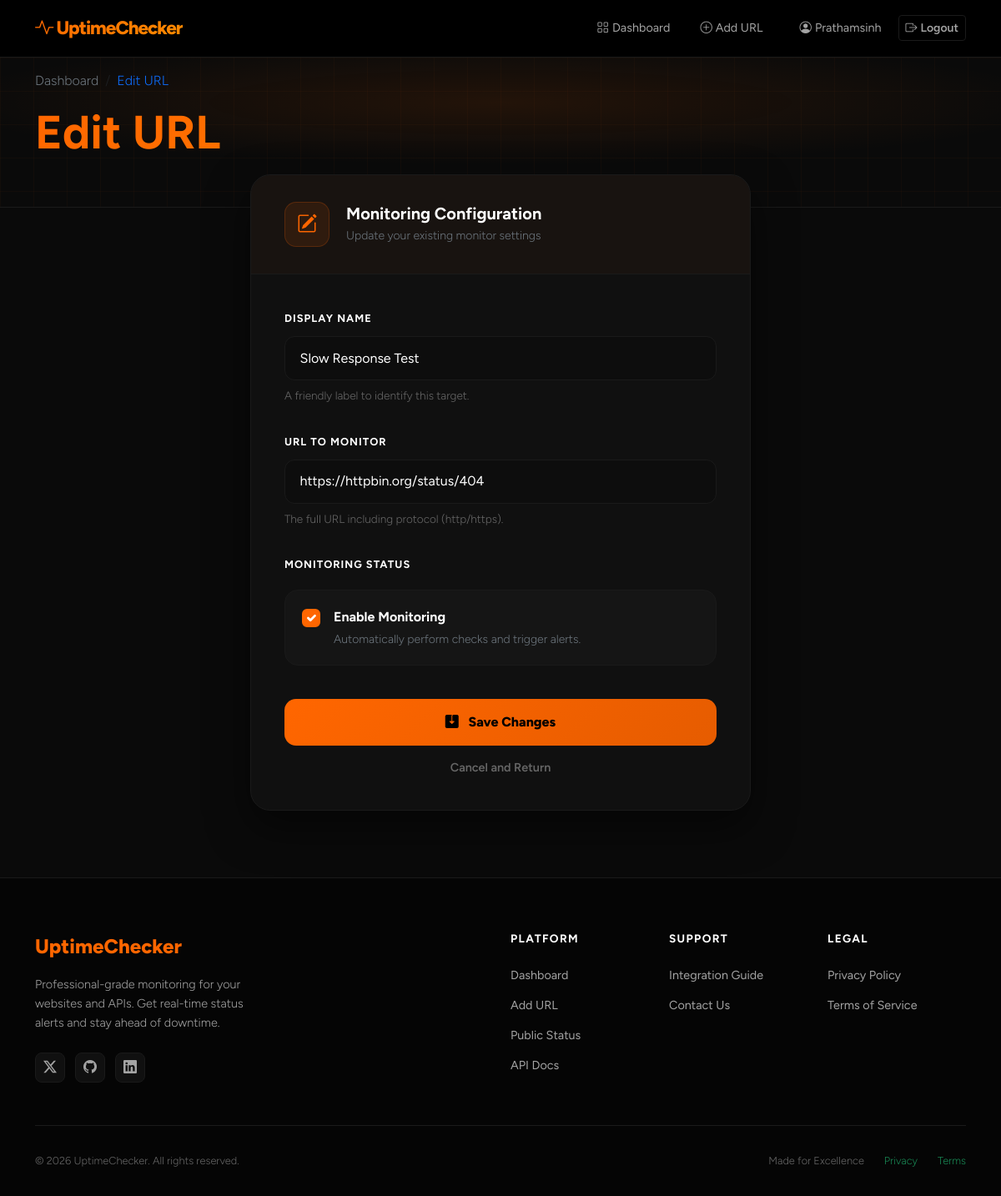
Page /urls/2/edit/ (signed in) on the committed database.
### monitor/models.py (models this page shows, shortened)
class MonitoredURL(models.Model):
    user = models.ForeignKey(User, on_delete=models.CASCADE, related_name='monitored_urls')
    name = models.CharField(max_length=100)
    url = models.URLField()
    is_active = models.BooleanField(default=True)
    created_at = models.DateTimeField(auto_now_add=True)
    last_checked = models.DateTimeField(null=True, blank=True)
    current_status = models.BooleanField(default=True)   # True=Up, False=Down
    current_response_time = models.FloatField(null=True, blank=True)
    class Meta:
        ordering = ['-created_at']

### monitor/views.py (the view)
# urls.py: path('urls/<int:pk>/edit/', views.edit_url, name='url_edit'),
@login_required
def edit_url(request, pk):
    monitored_url = get_object_or_404(MonitoredURL, pk=pk, user=request.user)
    if request.method == 'POST':
        form = MonitoredURLForm(request.POST, instance=monitored_url)
        if form.is_valid():
            form.save()
            messages.success(request, f'✅ "{monitored_url.name}" has been updated.')
            return redirect('dashboard')
    else:
        form = MonitoredURLForm(instance=monitored_url)
    context = {
        'form': form,
        'form_title': 'Edit URL',
        'submit_label': 'Save Changes',
        'monitored_url': monitored_url,
    }
    return render(request, 'monitor/url_form.html', context)

### monitor/forms.py (shortened to what this page needs)
class MonitoredURLForm(forms.ModelForm):
    class Meta:
        model = MonitoredURL
        fields = ['name', 'url', 'is_active']
        widgets = {
            'name': forms.TextInput(attrs={
                'class': 'form-control',
                'placeholder': 'e.g., My Website',
            }),
            'url': forms.URLInput(attrs={
                'class': 'form-control',
                'placeholder': 'https://example.com',
            }),
            'is_active': forms.CheckboxInput(attrs={
                'class': 'form-check-input',
            }),
        }
        labels = {
            'name': 'Display Name',
            'url': 'URL to Monitor',
            'is_active': 'Active (enable monitoring)',
        }

### monitor/templates/monitor/url_form.html (shortened to what this page needs)
{% extends 'monitor/base.html' %}
{% load widget_tweaks %}
{% block content %}
<div class="page-hero">
  <div class="container position-relative">
    <nav aria-label="breadcrumb" class="mb-3">
      <ol class="breadcrumb mb-0" style="background: none; padding: 0;">
        <li class="breadcrumb-item"><a href="{% url 'dashboard' %}" class="text-secondary text-decoration-none">Dashboard</a></li>
        <li class="breadcrumb-item active text-primary" aria-current="page">{{ monitored_url|yesno:"Edit URL,Add URL" }}</li>
      </ol>
    </nav>
    <h1 class="display-4 fw-bold text-gradient mb-0">{{ form_title }}</h1>
  </div>
</div>
<div class="form-container">
  <div class="container">
    <div class="form-card">
      <div class="form-card-header">
        <div class="form-icon-box">
          <i class="bi {{ monitored_url|yesno:'bi-pencil-square,bi-plus-circle' }}"></i>
        </div>
        <div>
          <h5 class="mb-1 text-white fw-bold">Monitoring Configuration</h5>
          <p class="mb-0 small text-secondary">
            {% if monitored_url %}Update your existing monitor settings{% else %}Configure details for your new target{% endif %}
          </p>
        </div>
      </div>
      <div class="form-card-body">
        <form method="post" id="url-form" novalidate>
          <div class="field-group">
            <label for="{{ form.name.id_for_label }}" class="form-label">Display Name</label>
            {{ form.name|add_class:"form-control-dash"|attr:"placeholder:e.g., Company Website" }}
            <div class="form-desc">A friendly label to identify this target.</div>
          </div>
          <div class="field-group">
            <label for="{{ form.url.id_for_label }}" class="form-label">URL to Monitor</label>
            {{ form.url|add_class:"form-control-dash"|attr:"placeholder:https://example.com" }}
            <div class="form-desc">The full URL including protocol (http/https).</div>
          </div>
          <div class="field-group">
            <label class="form-label">Monitoring Status</label>
            <label class="check-card" for="{{ form.is_active.id_for_label }}">
              {{ form.is_active|add_class:"form-check-input" }}
              <div>
                <div class="text-white fw-bold mb-1">Enable Monitoring</div>
                <div class="small text-secondary">Automatically perform checks and trigger alerts.</div>
              </div>
            </label>
          </div>
          <div class="mt-4 pt-2">
            <button type="submit" class="btn btn-submit">
              <i class="bi {{ monitored_url|yesno:'bi-save2-fill,bi-plus-circle-fill' }} me-2"></i>
              {{ submit_label|default:"Start Monitoring" }}
            </button>
            <a href="{% url 'dashboard' %}" class="btn-cancel-link">Cancel and Return</a>
          </div>
        </form>
      </div>
    </div>
  </div>
</div>
{% endblock %}

### monitor/templates/monitor/base.html (shortened to what this page needs)
<!DOCTYPE html>
<html lang="en">
<head>
  <link href="https://cdn.jsdelivr.net/npm/bootstrap@5.3.2/dist/css/bootstrap.min.css" rel="stylesheet">
  <link href="https://cdn.jsdelivr.net/npm/bootstrap-icons@1.11.3/font/bootstrap-icons.min.css" rel="stylesheet">
</head>
<body>
  <nav class="navbar navbar-expand-lg sticky-top">
    <div class="container">
      <a class="navbar-brand" href="{% url 'home' %}">
        <i class="bi bi-activity me-1"></i>UptimeChecker
      </a>
      <div class="collapse navbar-collapse" id="navbarNav">
        <ul class="navbar-nav ms-auto align-items-center gap-1">
          {% if user.is_authenticated %}
          <li class="nav-item">
            <a class="nav-link" href="{% url 'dashboard' %}">
              <i class="bi bi-grid me-1"></i>Dashboard
            </a>
          </li>
          <li class="nav-item">
            <a class="nav-link" href="{% url 'url_add' %}">
              <i class="bi bi-plus-circle me-1"></i>Add URL
            </a>
          </li>
          <li class="nav-item ms-2">
            <a class="nav-link {% if request.resolver_match.url_name == 'profile' %}active{% endif %}"
              href="{% url 'profile' %}" style="-webkit-text-fill-color: unset;">
              <i class="bi bi-person-circle me-1"></i>{{ user.username }}
            </a>
          </li>
          <li class="nav-item">
            <form method="post" action="{% url 'logout' %}" class="d-inline">
              <button type="submit" class="btn btn-sm btn-outline-secondary">
                <i class="bi bi-box-arrow-right me-1"></i>Logout
              </button>
            </form>
          </li>
          {% endif %}
        </ul>
      </div>
    </div>
  </nav>
  <main>
    {% block content %}{% endblock %}
  </main>
  <footer>
    <div class="container">
      <div class="row gy-4">
        <div class="col-lg-4">
          <a href="{% url 'home' %}" class="footer-brand">UptimeChecker</a>
          <p class="footer-tagline">
            Professional-grade monitoring for your websites and APIs. Get real-time status alerts and stay ahead of
            downtime.
          </p>
          <div class="mt-4">
            <a href="#" class="footer-social-link"><i class="bi bi-twitter-x"></i></a>
            <a href="#" class="footer-social-link"><i class="bi bi-github"></i></a>
            <a href="#" class="footer-social-link"><i class="bi bi-linkedin"></i></a>
          </div>
        </div>
        <div class="col-6 col-md-3 col-lg-2 ms-lg-auto">
          <h5 class="footer-heading">Platform</h5>
          <ul class="footer-links">
            <li><a href="{% url 'dashboard' %}">Dashboard</a></li>
            <li><a href="{% url 'url_add' %}">Add URL</a></li>
            <li><a href="{% url 'public_status' %}">Public Status</a></li>
            <li><a href="{% url 'api_docs' %}">API Docs</a></li>
          </ul>
        </div>
        <div class="col-6 col-md-3 col-lg-2">
          <h5 class="footer-heading">Support</h5>
          <ul class="footer-links">
            <li><a href="{% url 'integration_guide' %}">Integration Guide</a></li>
            <li><a href="{% url 'contact' %}">Contact Us</a></li>
          </ul>
        </div>
        <div class="col-lg-2">
          <h5 class="footer-heading">Legal</h5>
          <ul class="footer-links">
            <li><a href="{% url 'privacy' %}">Privacy Policy</a></li>
            <li><a href="{% url 'terms' %}">Terms of Service</a></li>
          </ul>
        </div>
      </div>
      <div class="footer-bottom">
        <div>&copy; {% now "Y" %} UptimeChecker. All rights reserved.</div>
        <div class="d-flex gap-4">
          <span>Made for Excellence</span>
          <a href="{% url 'privacy' %}" class="text-success text-decoration-none">Privacy</a>
          <a href="{% url 'terms' %}" class="text-success text-decoration-none">Terms</a>
        </div>
      </div>
    </div>
  </footer>
</body>
</html>

### monitor/templates/monitor/base.html (style rules this page uses)
:root { --brand-primary: #ff6600; --brand-secondary: #e65c00; --brand-accent: #ff8c00; --brand-success: #10b981; --brand-danger: #ef4444; --brand-warning: #f59e0b; --dark-bg: #0a0a0a; --dark-card: #101010; --dark-border: #1a1a1a; --text-primary: #ffffff; --text-secondary: #a3a3a3; --text-muted: #666666; }
* { box-sizing: border-box; }
body { font-family: 'Figtree', sans-serif; background-color: var(--dark-bg); color: var(--text-primary); min-height: 100vh; display: flex; flex-direction: column; font-weight: 300; }
h1, h2, h3, h4, h5, h6, .fw-700, .fw-800 { font-weight: 700; }
.navbar { background: rgba(0, 0, 0, 0.95) !important; backdrop-filter: blur(20px); border-bottom: 1px solid var(--dark-border); padding: 0.75rem 0; }
.navbar-brand { font-weight: 800; font-size: 1.4rem; background: linear-gradient(135deg, var(--brand-primary), var(--brand-accent)); -webkit-background-clip: text; -webkit-text-fill-color: transparent; background-clip: text; letter-spacing: -1px; }
.navbar-nav .nav-link { color: var(--text-secondary) !important; font-weight: 400; padding: 0.5rem 1rem !important; border-radius: 8px; transition: all 0.2s ease; font-size: 0.9rem; }
main { flex: 1; padding: 0; }
.btn-outline-secondary { border-color: var(--dark-border); color: var(--text-secondary); font-weight: 600; }
.form-control, .form-select { background: #050505; border: 1px solid var(--dark-border); color: var(--text-primary); border-radius: 10px; padding: 0.6rem 0.9rem; transition: all 0.2s ease; font-family: 'Figtree', sans-serif; }
.form-control::placeholder { color: var(--text-muted); }
.form-label { color: var(--text-secondary); font-weight: 500; font-size: 0.85rem; text-transform: uppercase; letter-spacing: 0.05em; margin-bottom: 0.5rem; }
footer { background: #050505; border-top: 1px solid var(--dark-border); padding: 4rem 0 2rem; margin-top: auto; }
.footer-brand { font-weight: 800; font-size: 1.5rem; color: var(--brand-primary); text-decoration: none; margin-bottom: 1rem; display: inline-block; }
.footer-tagline { color: var(--text-secondary); font-size: 0.9rem; line-height: 1.6; max-width: 280px; }
.footer-heading { color: var(--text-primary); font-weight: 700; font-size: 0.85rem; text-transform: uppercase; letter-spacing: 0.1em; margin-bottom: 1.5rem; }
.footer-links { list-style: none; padding: 0; margin: 0; }
.footer-links li { margin-bottom: 0.75rem; }
.footer-links a { color: var(--text-secondary); text-decoration: none; font-size: 0.9rem; transition: all 0.2s ease; font-weight: 400; }
.footer-social-link { width: 36px; height: 36px; background: var(--dark-card); border: 1px solid var(--dark-border); border-radius: 8px; display: inline-flex; align-items: center; justify-content: center; color: var(--text-secondary); margin-right: 0.5rem; transition: all 0.2s ease; }
.footer-bottom { border-top: 1px solid var(--dark-border); padding-top: 2rem; margin-top: 3rem; display: flex; justify-content: space-between; align-items: center; color: var(--text-muted); font-size: 0.8rem; }
footer a { color: var(--brand-primary); text-decoration: none; }
.text-gradient { background: linear-gradient(135deg, var(--brand-primary), var(--brand-accent)); -webkit-background-clip: text; -webkit-text-fill-color: transparent; background-clip: text; }
.page-hero { padding: 1rem 0 3.5rem; background: radial-gradient(ellipse 80% 60% at 50% 30%, rgba(255, 102, 0, 0.1) 0%, transparent 70%), var(--dark-bg); border-bottom: 1px solid var(--dark-border); position: relative; overflow: hidden; }
.page-hero::before { content: ''; position: absolute; inset: 0; background-image: linear-gradient(rgba(255, 102, 0, 0.03) 1px, transparent 1px), linear-gradient(90deg, rgba(255, 102, 0, 0.03) 1px, transparent 1px); background-size: 40px 40px; pointer-events: none; }

### rows in the picture
MonitoredURL: name "Slow Response Test", url "https://httpbin.org/status/404", is_active "☑"

### other values in the picture
{{ user.username }} "Prathamsinh"
{{ monitored_url|yesno:"Edit URL,Add URL" }} "Edit URL"
{{ submit_label|default:"Start Monitoring" }} "Save Changes"
